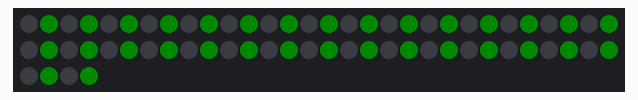
The sketch below on a simulated Arduino Uno, built with avr-gcc and run on an emulated ATmega328P. On the bench: 64 RGB LEDs in strip order, left to right, continuing on the next row. Dim RGB values are drawn brighter than linear.

Above: at 0.1 s.

The sketch:

neo5.ino
```cpp
#include <Adafruit_NeoPixel.h>
#include "frames.h"

Adafruit_NeoPixel strip(64, 6);
int whichFrame = 0;
int colors [5][3]{
{0,0,0},
{255,0,0},
{165,42,42},
{0,255,0},
{255,255,255}
};
void setup() {
  strip.setBrightness(10);
  Serial.begin(9600);
  strip.begin();
  strip.clear();
  strip.show();
}
void loop() {
  for (int i = 0; i < strip.numPixels(); i++) {
    int whichColor = animation[whichFrame][i];

    int red = colors[whichColor][0];
    int green = colors[whichColor][1];
    int blue = colors[whichColor][2];
    strip.setPixelColor(i, red, green, blue);

  }
  strip.show();
  whichFrame = (whichFrame + 1) %2;
  delay(100);

  delay(500);


}
```

frames.h
```cpp
int animation[2][64]{
{
 0,3,0,3,0,3,0,3,
 0,3,0,3,0,3,0,3,
 0,3,0,3,0,3,0,3,
 0,3,0,3,0,3,0,3,
 0,3,0,3,0,3,0,3,
 0,3,0,3,0,3,0,3,
 0,3,0,3,0,3,0,3,
 0,3,0,3,0,3,0,3


},
{
 0,3,0,3,0,3,0,3,
 0,3,0,3,0,3,0,3,
 0,3,0,3,0,3,0,3,
 0,3,0,3,0,3,0,3,
 0,3,0,3,0,3,0,3,
 0,3,0,3,0,3,0,3,
 0,3,0,3,0,3,0,3,
 0,3,0,3,0,3,0,3


}
};
```
